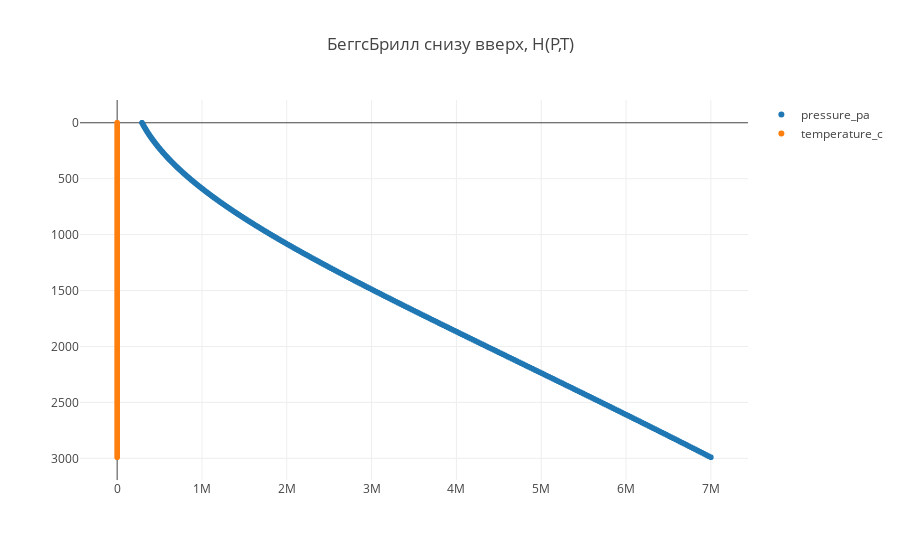

Here is the notebook cell this chart was saved with:
### Code cell
trace1 = trace(28)
trace2 = trace(30)

data = [trace1, trace2]

plot()

### Figure 1 — Plotly figure (JSON) as saved in the notebook; plotly's stock layout.template omitted (floating-point values rounded to 4 significant figures; data arrays with more than 128 entries replaced by an {"elided": "..."} marker saying what was removed)
{"data": [{"mode": "markers", "name": "pressure_pa", "type": "scattergl", "uid": "858fd7d5-17c8-4297-a727-0853d9877781", "x": {"elided": "600 float values"}, "y": {"elided": "600 int values"}}, {"mode": "markers", "name": "temperature_c", "type": "scattergl", "uid": "bdd65f87-9cf0-4ed1-9a5e-59155cb7b773", "x": {"elided": "600 float values"}, "y": {"elided": "600 int values"}}], "layout": {"title": {"text": "БеггсБрилл снизу вверх, H(P,T)"}, "yaxis": {"autorange": "reversed"}}}
